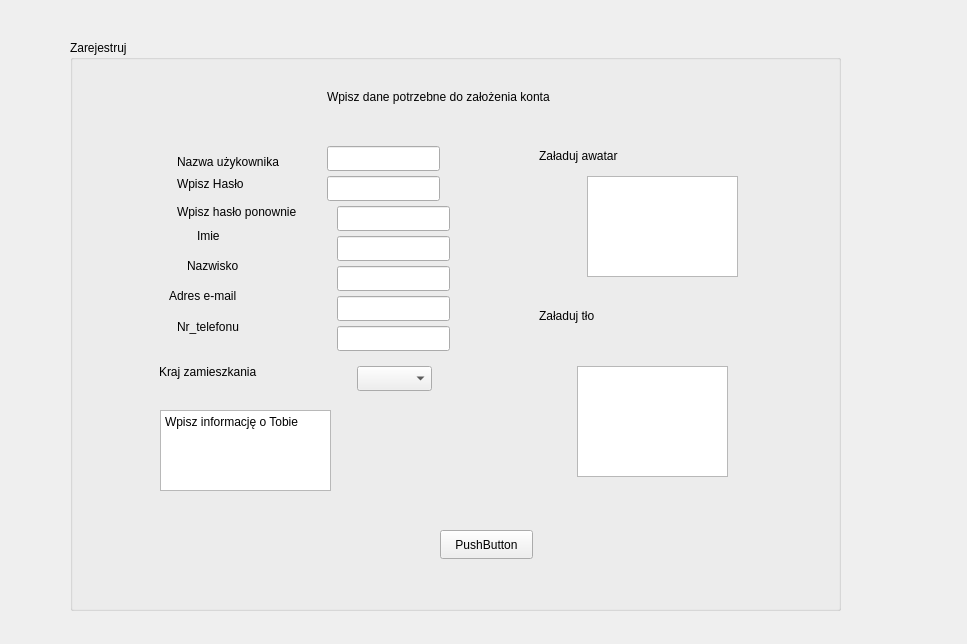
<?xml version="1.0" encoding="UTF-8"?>
<ui version="4.0">
 <class>register</class>
 <widget class="QWidget" name="register">
  <property name="geometry">
   <rect>
    <x>0</x>
    <y>0</y>
    <width>967</width>
    <height>644</height>
   </rect>
  </property>
  <property name="windowTitle">
   <string>Form</string>
  </property>
  <widget class="QGroupBox" name="groupBox">
   <property name="geometry">
    <rect>
     <x>70</x>
     <y>40</y>
     <width>771</width>
     <height>571</height>
    </rect>
   </property>
   <property name="title">
    <string>Zarejestruj</string>
   </property>
   <widget class="QComboBox" name="kraj">
    <property name="geometry">
     <rect>
      <x>287</x>
      <y>326</y>
      <width>75</width>
      <height>25</height>
     </rect>
    </property>
   </widget>
   <widget class="QLabel" name="label_3">
    <property name="geometry">
     <rect>
      <x>107</x>
      <y>136</y>
      <width>111</width>
      <height>16</height>
     </rect>
    </property>
    <property name="text">
     <string>Wpisz Hasło</string>
    </property>
   </widget>
   <widget class="QLineEdit" name="l_email">
    <property name="geometry">
     <rect>
      <x>267</x>
      <y>256</y>
      <width>113</width>
      <height>25</height>
     </rect>
    </property>
   </widget>
   <widget class="QLineEdit" name="l_name">
    <property name="geometry">
     <rect>
      <x>267</x>
      <y>196</y>
      <width>113</width>
      <height>25</height>
     </rect>
    </property>
   </widget>
   <widget class="QLabel" name="label_5">
    <property name="geometry">
     <rect>
      <x>127</x>
      <y>186</y>
      <width>63</width>
      <height>20</height>
     </rect>
    </property>
    <property name="text">
     <string>Imie</string>
    </property>
   </widget>
   <widget class="QGraphicsView" name="avatar">
    <property name="geometry">
     <rect>
      <x>517</x>
      <y>136</y>
      <width>151</width>
      <height>101</height>
     </rect>
    </property>
   </widget>
   <widget class="QLineEdit" name="l_nr_tel">
    <property name="geometry">
     <rect>
      <x>267</x>
      <y>286</y>
      <width>113</width>
      <height>25</height>
     </rect>
    </property>
   </widget>
   <widget class="QLabel" name="label_11">
    <property name="geometry">
     <rect>
      <x>469</x>
      <y>266</y>
      <width>111</width>
      <height>20</height>
     </rect>
    </property>
    <property name="text">
     <string>Załaduj tło</string>
    </property>
   </widget>
   <widget class="QGraphicsView" name="background">
    <property name="geometry">
     <rect>
      <x>507</x>
      <y>326</y>
      <width>151</width>
      <height>111</height>
     </rect>
    </property>
   </widget>
   <widget class="QLineEdit" name="l_passwd">
    <property name="geometry">
     <rect>
      <x>257</x>
      <y>136</y>
      <width>113</width>
      <height>25</height>
     </rect>
    </property>
   </widget>
   <widget class="QLabel" name="label_12">
    <property name="geometry">
     <rect>
      <x>167</x>
      <y>456</y>
      <width>151</width>
      <height>61</height>
     </rect>
    </property>
    <property name="text">
     <string/>
    </property>
   </widget>
   <widget class="QLabel" name="label">
    <property name="geometry">
     <rect>
      <x>257</x>
      <y>26</y>
      <width>421</width>
      <height>61</height>
     </rect>
    </property>
    <property name="text">
     <string>Wpisz dane potrzebne do założenia konta</string>
    </property>
   </widget>
   <widget class="QLineEdit" name="l_r_passwd">
    <property name="geometry">
     <rect>
      <x>267</x>
      <y>166</y>
      <width>113</width>
      <height>25</height>
     </rect>
    </property>
   </widget>
   <widget class="QLabel" name="label_8">
    <property name="geometry">
     <rect>
      <x>107</x>
      <y>276</y>
      <width>91</width>
      <height>21</height>
     </rect>
    </property>
    <property name="text">
     <string>Nr_telefonu</string>
    </property>
   </widget>
   <widget class="QLineEdit" name="l_username">
    <property name="geometry">
     <rect>
      <x>257</x>
      <y>106</y>
      <width>113</width>
      <height>25</height>
     </rect>
    </property>
   </widget>
   <widget class="QLabel" name="label_7">
    <property name="geometry">
     <rect>
      <x>99</x>
      <y>246</y>
      <width>101</width>
      <height>20</height>
     </rect>
    </property>
    <property name="text">
     <string>Adres e-mail</string>
    </property>
   </widget>
   <widget class="QLabel" name="label_4">
    <property name="geometry">
     <rect>
      <x>107</x>
      <y>156</y>
      <width>161</width>
      <height>31</height>
     </rect>
    </property>
    <property name="text">
     <string>Wpisz hasło ponownie</string>
    </property>
   </widget>
   <widget class="QLabel" name="label_10">
    <property name="geometry">
     <rect>
      <x>469</x>
      <y>106</y>
      <width>141</width>
      <height>20</height>
     </rect>
    </property>
    <property name="text">
     <string>Załaduj awatar</string>
    </property>
   </widget>
   <widget class="QLabel" name="label_2">
    <property name="geometry">
     <rect>
      <x>107</x>
      <y>106</y>
      <width>191</width>
      <height>31</height>
     </rect>
    </property>
    <property name="text">
     <string>Nazwa użykownika</string>
    </property>
   </widget>
   <widget class="QLabel" name="label_9">
    <property name="geometry">
     <rect>
      <x>89</x>
      <y>316</y>
      <width>131</width>
      <height>31</height>
     </rect>
    </property>
    <property name="text">
     <string>Kraj zamieszkania</string>
    </property>
   </widget>
   <widget class="QLineEdit" name="l_last_name">
    <property name="geometry">
     <rect>
      <x>267</x>
      <y>226</y>
      <width>113</width>
      <height>25</height>
     </rect>
    </property>
   </widget>
   <widget class="QLabel" name="label_6">
    <property name="geometry">
     <rect>
      <x>117</x>
      <y>216</y>
      <width>63</width>
      <height>20</height>
     </rect>
    </property>
    <property name="text">
     <string>Nazwisko</string>
    </property>
   </widget>
   <widget class="QTextEdit" name="about">
    <property name="geometry">
     <rect>
      <x>90</x>
      <y>370</y>
      <width>171</width>
      <height>81</height>
     </rect>
    </property>
    <property name="html">
     <string>&lt;!DOCTYPE HTML PUBLIC &quot;-//W3C//DTD HTML 4.0//EN&quot; &quot;http://www.w3.org/TR/REC-html40/strict.dtd&quot;&gt;
&lt;html&gt;&lt;head&gt;&lt;meta name=&quot;qrichtext&quot; content=&quot;1&quot; /&gt;&lt;meta charset=&quot;utf-8&quot; /&gt;&lt;style type=&quot;text/css&quot;&gt;
p, li { white-space: pre-wrap; }
hr { height: 1px; border-width: 0; }
li.unchecked::marker { content: &quot;\2610&quot;; }
li.checked::marker { content: &quot;\2612&quot;; }
&lt;/style&gt;&lt;/head&gt;&lt;body style=&quot; font-family:'Segoe UI'; font-size:9pt; font-weight:400; font-style:normal;&quot;&gt;
&lt;p style=&quot; margin-top:0px; margin-bottom:0px; margin-left:0px; margin-right:0px; -qt-block-indent:0; text-indent:0px;&quot;&gt;Wpisz informację o Tobie&lt;/p&gt;&lt;/body&gt;&lt;/html&gt;</string>
    </property>
   </widget>
   <widget class="QPushButton" name="pushButton">
    <property name="geometry">
     <rect>
      <x>370</x>
      <y>490</y>
      <width>93</width>
      <height>29</height>
     </rect>
    </property>
    <property name="text">
     <string>PushButton</string>
    </property>
   </widget>
  </widget>
 </widget>
 <resources/>
 <connections/>
</ui>
